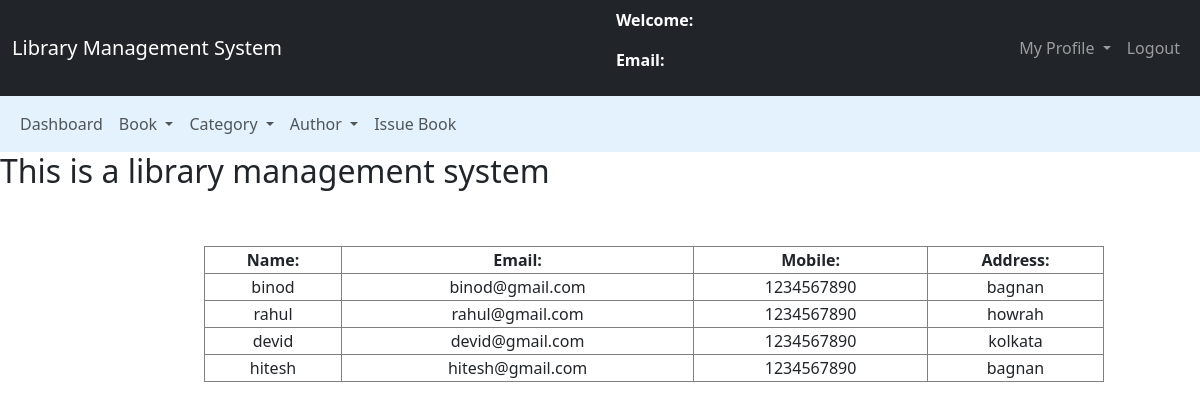
Page /admin/regusers.php (signed in) on the committed database.
### tables this page shows
CREATE TABLE `users` (
  `id` int(50) NOT NULL,
  `name` varchar(50) NOT NULL,
  `email` varchar(50) NOT NULL,
  `password` varchar(50) NOT NULL,
  `mobile` varchar(50) NOT NULL,
  `address` varchar(50) NOT NULL
);

### admin/regusers.php (the view, shortened to what this page needs)
<?php
require('../connection.php');
$sql="select * from admins where email='$_SESSION[email]'";
$res=mysqli_query($con,$sql);
$row=mysqli_fetch_assoc($res);
?>
<!DOCTYPE html>
<html lang="en">
<head>
    <link href="https://cdn.jsdelivr.net/npm/bootstrap@5.3.0/dist/css/bootstrap.min.css" rel="stylesheet">
    <link rel="stylesheet" href="../style.css">
</head>
<body?>
    <nav class="navbar navbar-expand-lg navbar-dark bg-dark">
        <div class="container-fluid">
            <div class="navbar-header">
                <a href="admin_dashboard.php" class="navbar-brand">Library Management System</a>
            </div>
            <div id="user_data">
                <p>Welcome: <?php echo $row['name']?></p>
                <p>Email: <?php echo $row['email']?></p>
            </div>
            <ul class="nav navbar-nav navbar-right">
                <li class="nav-item">
                    <div class="dropdown">
                    <a class="nav-link dropdown-toggle" href="#" role="button" data-bs-toggle="dropdown" aria-expanded="false">
                        My Profile
                    </a>
                    </div>
                </li>
                <li class="nav-item"><a class="nav-link" href="logout.php">Logout</a></li>
            </ul>
        </div>
    </nav>
    <nav class="navbar navbar-expand-lg navbar-light" style="background-color: #e3f2fd">
        <div class="container-fluid">
            <ul class="nav navbar-nav navbar-center">
                <li class="nav-item"><a href="admin_dashboard.php" class="nav-link">Dashboard</a></li>
                <li class="nav-item">
                    <div class="dropdown">
                    <a class="nav-link dropdown-toggle" href="#" role="button" data-bs-toggle="dropdown" aria-expanded="false">
                        Book
                    </a>
                    </div>
                </li>
                <li class="nav-item">
                    <div class="dropdown">
                    <a class="nav-link dropdown-toggle" href="#" role="button" data-bs-toggle="dropdown" aria-expanded="false">
                        Category
                    </a>
                    </div>
                </li>
                <li class="nav-item">
                    <div class="dropdown">
                    <a class="nav-link dropdown-toggle" href="#" role="button" data-bs-toggle="dropdown" aria-expanded="false">
                        Author
                    </a>
                    </div>
                </li>
                <li class="nav-item"><a href="issue_book.php" class="nav-link">Issue Book</a></li>
            </ul>
        </div>
    </nav>
    <span><marquee behavior="" direction=""><h2>This is a library management system</h2></marquee></span>
    <br><br>
    <div class="row">
        <div class="col-md-2"></div>
        <div class="col-md-8">
            <form>
                <table class="table-bordered" width="900px" style="text-align: center">
                    <tr>
                        <th>Name:</th>
                        <th>Email:</th>
                        <th>Mobile:</th>
                        <th>Address:</th>
                    </tr>
                    <?php
                    $sql="select * from users";
                    $res=mysqli_query($con,$sql);
                    while($row=mysqli_fetch_assoc($res)){
                        echo '<tr>
                        <td>'.$row['name'].'</td>
                        <td>'.$row['email'].'</td>
                        <td>'.$row['mobile'].'</td>
                        <td>'.$row['address'].'</td>';
                    }
                    ?>
                </table>
            </form>
        </div>
        <div class="col-md-2"></div>
    </div>
</body>

### style.css (style rules this page uses)
#user_data { color: white; font-weight: bold; }

### rows in the picture
users: name "binod", email "binod@gmail.com", mobile "1234567890", address "bagnan"
users: name "rahul", email "rahul@gmail.com", mobile "1234567890", address "howrah"
users: name "devid", email "devid@gmail.com", mobile "1234567890", address "kolkata"
users: name "hitesh", email "hitesh@gmail.com", mobile "1234567890", address "bagnan"
